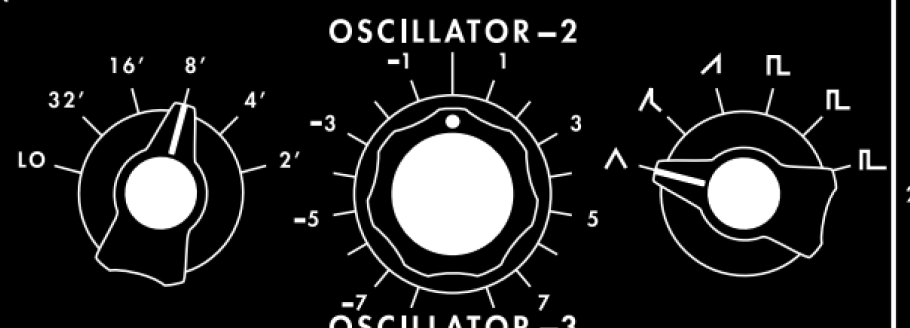
#> input picture reference/panel-osc2-knobs.png, 910 x 328 px, found by its file name
$ python measure-artwork.py reference/panel-osc2-knobs.png
#> lines starting #> are read from the running program, lines starting #| are printed output that depends on the picture; after the words box and inside, x2 and y2 are one past the last pixel; in counts of white or black regions, pixels touching at a corner belong together
#!/usr/bin/env python3
"""
Measures knob geometry off a scan of the manual's panel artwork.

The panel graphics are pure black and white, which makes the geometry
recoverable rather than guessable: find the solid white knob caps, then sweep a
radius and record the angles where the printed tick marks sit.

Usage:
    python3 tools/measure-artwork.py reference/panel-osc2-knobs.png

Requires: pillow, numpy  (pip install pillow numpy)
"""

import sys
import numpy as np
from PIL import Image


def load(path):
#> called with path = 'reference/panel-osc2-knobs.png'
    img = np.array(Image.open(path).convert("L"))
    return img > 128
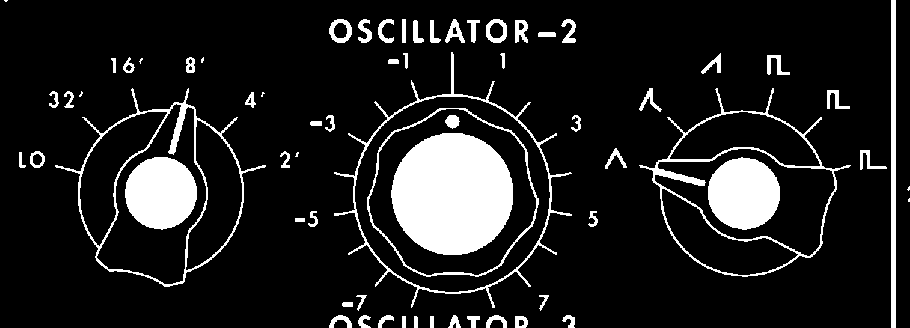
#> returned value: shape (328, 910) bool; 12.1% white; 67 white regions (8 under 20 px), largest, box (x1, y1, x2, y2) and area: (391, 133, 513, 255) 11701, (125, 157, 197, 230) 4095, (708, 157, 780, 230) 4084


def find_caps(white, min_radius=14, stride=3):
    """Knob caps are the only large solid-white disks, so look for points whose
    whole neighbourhood is white."""
#> called with min_radius = 14, stride = 3
    integral = white.astype(np.int64).cumsum(0).cumsum(1)
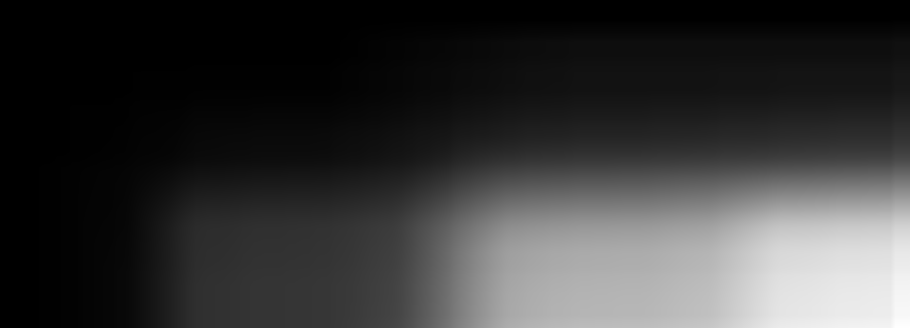
#> integral: shape (328, 910) int64; min 0, max 36241, mean 7912.7; drawn with min black and max white

    def boxsum(y, x, r):
        return (integral[y + r, x + r] - integral[y - r - 1, x + r]
                - integral[y + r, x - r - 1] + integral[y - r - 1, x - r - 1])

    h, w = white.shape
#> h = 328; w = 910
    r = min_radius
    hits = []
    for y in range(r + 1, h - r - 1, stride):
        for x in range(r + 1, w - r - 1, stride):
            if boxsum(y, x, r) == (2 * r + 1) ** 2:
                hits.append((x, y))
    if not hits:
        return []

    hits = np.array(sorted(hits))
    groups, cur = [], [hits[0]]
#> groups = []; cur = [[144, 189]]
    for p in hits[1:]:
        if p[0] - cur[-1][0] > 60:
            groups.append(np.array(cur))
            cur = [p]
        else:
            cur.append(p)
#> this loop made 856 passes
#> p on passes 1 to 3: [144, 192], [144, 195], [144, 198]
#> after the loop, cur = 107 pairs, first value 726 to 762, second value 177 to 210; groups = 2 items
    groups.append(np.array(cur))
    return [(g[:, 0].mean(), g[:, 1].mean(), len(g)) for g in groups]


def radial_profile(white, cx, cy, rmax=140):
    """White coverage at each radius. Peaks mark the cap edge, the knob outline,
    the tick ring and the numeral ring."""
    h, w = white.shape
    angles = np.arange(0, 360, 1.0) * np.pi / 180
    out = []
    for r in range(10, rmax, 2):
        xs = np.round(cx + np.sin(angles) * r).astype(int)
        ys = np.round(cy - np.cos(angles) * r).astype(int)
        m = (xs >= 0) & (xs < w) & (ys >= 0) & (ys < h)
        out.append((r, white[ys[m], xs[m]].mean()))
    return out


def tick_angles(white, cx, cy, radius, gap=2.0):
    """Angles (degrees, 0 = straight up, clockwise positive) where the tick ring
    is white."""
    h, w = white.shape
    on = []
    for deg in np.arange(-180, 180, 0.25):
        a = np.radians(deg)
        x = int(round(cx + np.sin(a) * radius))
        y = int(round(cy - np.cos(a) * radius))
        if 0 <= x < w and 0 <= y < h and white[y, x]:
            on.append(deg)
    if not on:
        return []
    groups, cur = [], [on[0]]
    for p in on[1:]:
        if p - cur[-1] > gap:
            groups.append(cur)
            cur = [p]
        else:
            cur.append(p)
    groups.append(cur)
    return [round(float(np.mean(g)), 1) for g in groups]


def main():
    if len(sys.argv) < 2:
        print(__doc__)
        sys.exit(1)

    white = load(sys.argv[1])
    caps = find_caps(white)
#> caps = [(160.4, 192.8, 105), (452, 193.5, 645), (743.4, 193.2, 107)]
    print(f"{len(caps)} knob cap(s) found\n")
#| 3 knob cap(s) found

    for cx, cy, n in caps:
        print(f"cap at x={cx:.0f} y={cy:.0f}  (area {n})")
        prof = radial_profile(white, cx, cy)
        peaks = [(r, f) for r, f in prof if f > 0.15]
        print("  rings at radius:", ", ".join(f"{r}({f:.2f})" for r, f in peaks) or "none")
        for r, f in peaks:
            angles = tick_angles(white, cx, cy, r)
            if 4 <= len(angles) <= 24:
                print(f"  r={r}: {len(angles)} ticks -> {angles}")
        print()
#> this loop made 3 passes
#> (cx, cy, n) on passes 1 to 3: (160.4, 192.8, 105), (452, 193.5, 645), (743.4, 193.2, 107)
#> (printed output is left out)


if __name__ == "__main__":
    main()
